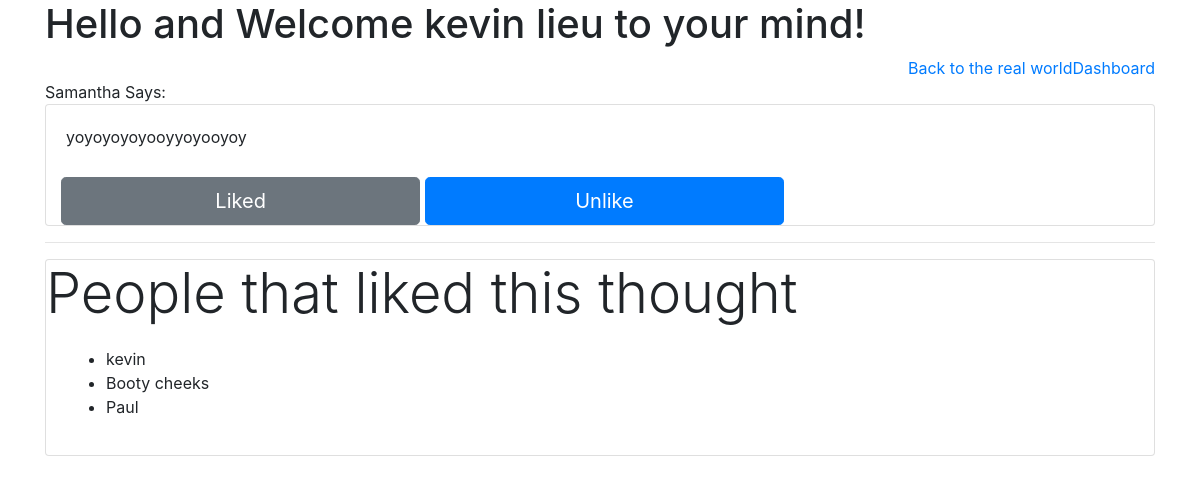
Page /viewThought/6 (signed in) on the committed database.
### Retake_app/models.py (models this page shows)
class User (models.Model):
    first_name = models.CharField(max_length = 45)
    last_name = models.CharField(max_length = 45)
    email = models.CharField(max_length = 50)
    password = models.CharField(max_length = 50)
    created_at = models.DateTimeField(auto_now_add=True)
    updated_at = models.DateTimeField(auto_now=True)
    objects = UserManager()

class Thought(models.Model):
    thought_con = models.TextField()
    created_at = models.DateTimeField(auto_now_add=True)
    updated_at = models.DateTimeField(auto_now=True)
    objects = ThoughtManager()
    user = models.ForeignKey(User, related_name="thoughts", on_delete = models.CASCADE)
    likes = models.ManyToManyField( User, related_name='liked_thots')

### Retake_app/views.py (the view)
# urls.py: path('viewThought/<int:id>', views.viewThought),
def viewThought(request, id):
    user_id = request.session['user_id']
    user = User.objects.get(id= user_id)
    context ={
        'user' : user,
        'thought' : Thought.objects.get(id=id)
    }
    return render(request, 'views.html', context)

### Retake_app/templates/views.html (shortened to what this page needs)
<!DOCTYPE html>
<html lang="en">
<head>
    <link rel="stylesheet" href="https://stackpath.bootstrapcdn.com/bootstrap/4.4.1/css/bootstrap.min.css">
</head>
<body>
    <div class="container">
        <h1>Hello and Welcome {{user.first_name}} {{user.last_name}} to your mind!</h1>
        <a href="/dash" class="float-right">Dashboard</a>
        <a href="/logout" class="float-right"> Back to the real world</a>
        <br>
        <label for="" class="text-center"></label>{{thought.user.first_name}} Says:</label>
        <div class="card">
            <div class="card-body">
                <label for="">{{thought.thought_con}}</label>
            </div>
            <div class="col ">
                <a class="btn btn-secondary btn-lg col-md-4 " href="/likedThought/{{thought.id}}">Liked</a>
                <a class="btn btn-primary btn-lg col-md-4 " href="/unlikeThought/{{thought.id}}">Unlike</a>
            </div>
        </div>
<hr>
        <div class="card">
            <div class='display-4'>People that liked this thought</div>
            <div class="card-body">
                <ul>
                {% for user in thought.likes.all %}
                    <li>
                        {{user.first_name}}
                    </li>
                {% endfor %}
                </ul>
            </div>
        </div>
    </div>
</body>
</html>

### rows in the picture
User: first_name "kevin", last_name "lieu"
Thought: user.first_name "Samantha", thought_con "yoyoyoyoyooyyoyooyoy"
User: first_name "Booty cheeks"
User: first_name "Paul"
